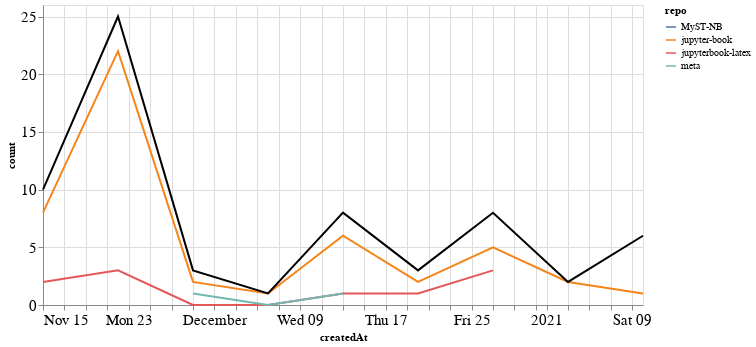

Write notebook code for a chart like this one.
### Markdown cell above
### Comments

### Code cell
comments_time = comments.groupby('repo').resample('W', on='createdAt').count()['author'].reset_index()
comments_time = comments_time.rename(columns={'author': 'count'})
comments_time_total = comments_time.groupby('createdAt').agg({"count": "sum"}).reset_index()
ch1 = alt.Chart(comments_time, width=600).mark_line().encode(
    x='createdAt',
    y='count',
    color='repo',
    tooltip="repo"
)

ch2 = alt.Chart(comments_time_total, width=600).mark_line(color="black").encode(
    x='createdAt',
    y='count',
)

ch1 + ch2

### Figure 1 — Vega-Lite specification as saved in the notebook (floating-point values rounded to 4 significant figures)
{"config": {"axisLeft": {"labelFontSize": 15}, "axisBottom": {"labelFontSize": 15}}, "layer": [{"data": {"name": "data-d607646c2a5916fdf680b1b9538f4cdb"}, "mark": "line", "encoding": {"color": {"type": "nominal", "field": "repo"}, "tooltip": {"type": "nominal", "field": "repo"}, "x": {"type": "temporal", "field": "createdAt"}, "y": {"type": "quantitative", "field": "count"}}, "width": 600}, {"data": {"name": "data-f16876c10420aef998f6be56009329b3"}, "mark": {"type": "line", "color": "black"}, "encoding": {"x": {"type": "temporal", "field": "createdAt"}, "y": {"type": "quantitative", "field": "count"}}, "width": 600}], "$schema": "https://vega.github.io/schema/vega-lite/v4.8.1.json", "datasets": {"data-d607646c2a5916fdf680b1b9538f4cdb": [{"repo": "MyST-NB", "createdAt": "2021-01-10T00:00:00", "count": 5}, {"repo": "jupyter-book", "createdAt": "2020-11-15T00:00:00", "count": 8}, {"repo": "jupyter-book", "createdAt": "2020-11-22T00:00:00", "count": 22}, {"repo": "jupyter-book", "createdAt": "2020-11-29T00:00:00", "count": 2}, {"repo": "jupyter-book", "createdAt": "2020-12-06T00:00:00", "count": 1}, {"repo": "jupyter-book", "createdAt": "2020-12-13T00:00:00", "count": 6}, {"repo": "jupyter-book", "createdAt": "2020-12-20T00:00:00", "count": 2}, {"repo": "jupyter-book", "createdAt": "2020-12-27T00:00:00", "count": 5}, {"repo": "jupyter-book", "createdAt": "2021-01-03T00:00:00", "count": 2}, {"repo": "jupyter-book", "createdAt": "2021-01-10T00:00:00", "count": 1}, {"repo": "jupyterbook-latex", "createdAt": "2020-11-15T00:00:00", "count": 2}, {"repo": "jupyterbook-latex", "createdAt": "2020-11-22T00:00:00", "count": 3}, {"repo": "jupyterbook-latex", "createdAt": "2020-11-29T00:00:00", "count": 0}, {"repo": "jupyterbook-latex", "createdAt": "2020-12-06T00:00:00", "count": 0}, {"repo": "jupyterbook-latex", "createdAt": "2020-12-13T00:00:00", "count": 1}, {"repo": "jupyterbook-latex", "createdAt": "2020-12-20T00:00:00", "count": 1}, {"repo": "jupyterbook-latex", "createdAt": "2020-12-27T00:00:00", "count": 3}, {"repo": "meta", "createdAt": "2020-11-29T00:00:00", "count": 1}, {"repo": "meta", "createdAt": "2020-12-06T00:00:00", "count": 0}, {"repo": "meta", "createdAt": "2020-12-13T00:00:00", "count": 1}], "data-f16876c10420aef998f6be56009329b3": [{"createdAt": "2020-11-15T00:00:00", "count": 10}, {"createdAt": "2020-11-22T00:00:00", "count": 25}, {"createdAt": "2020-11-29T00:00:00", "count": 3}, {"createdAt": "2020-12-06T00:00:00", "count": 1}, {"createdAt": "2020-12-13T00:00:00", "count": 8}, {"createdAt": "2020-12-20T00:00:00", "count": 3}, {"createdAt": "2020-12-27T00:00:00", "count": 8}, {"createdAt": "2021-01-03T00:00:00", "count": 2}, {"createdAt": "2021-01-10T00:00:00", "count": 6}]}}
